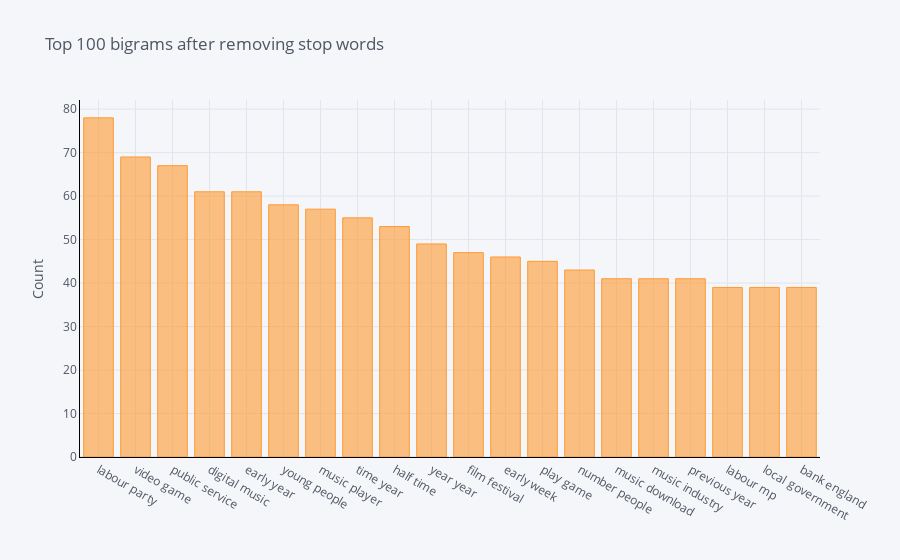

This figure's notebook cell:
### Code cell
df3

### Figure 1 — Plotly figure (JSON) as saved in the notebook; plotly's stock layout.template omitted (floating-point values rounded to 4 significant figures)
{"data": [{"marker": {"color": "rgba(255, 153, 51, 0.6)", "line": {"color": "rgba(255, 153, 51, 1.0)", "width": 1}}, "name": "count", "orientation": "v", "text": "", "type": "bar", "x": ["labour party", "video game", "public service", "digital music", "early year", "young people", "music player", "time year", "half time", "year year", "film festival", "early week", "play game", "number people", "music download", "music industry", "previous year", "labour mp", "local government", "bank england"], "y": [78, 69, 67, 61, 61, 58, 57, 55, 53, 49, 47, 46, 45, 43, 41, 41, 41, 39, 39, 39]}], "layout": {"legend": {"bgcolor": "#F5F6F9", "font": {"color": "#4D5663"}}, "paper_bgcolor": "#F5F6F9", "plot_bgcolor": "#F5F6F9", "title": {"font": {"color": "#4D5663"}, "text": "Top 100 bigrams after removing stop words"}, "xaxis": {"gridcolor": "#E1E5ED", "linecolor": "black", "showgrid": true, "tickfont": {"color": "#4D5663"}, "title": {"font": {"color": "#4D5663"}, "text": ""}, "zerolinecolor": "#E1E5ED"}, "yaxis": {"gridcolor": "#E1E5ED", "linecolor": "black", "showgrid": true, "tickfont": {"color": "#4D5663"}, "title": {"font": {"color": "#4D5663"}, "text": "Count"}, "zerolinecolor": "#E1E5ED"}}}
